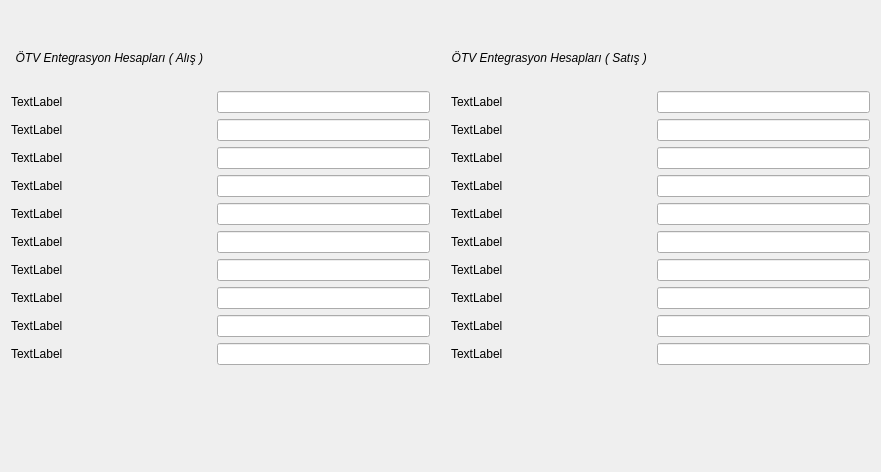
     <widget class="QWidget" name="tab_otv_ent_hesaplari">
      <attribute name="title">
       <string>ÖTV Entegrasyon Hesapları</string>
      </attribute>
      <layout class="QGridLayout" name="gridLayout_23">
       <item row="1" column="0">
        <layout class="QGridLayout" name="gridLayout_14" columnstretch="1,10,15,1,1,10,15">
         <item row="0" column="0" colspan="2">
          <widget class="QLabel" name="label_30">
           <property name="sizePolicy">
            <sizepolicy hsizetype="Expanding" vsizetype="Fixed">
             <horstretch>0</horstretch>
             <verstretch>0</verstretch>
            </sizepolicy>
           </property>
           <property name="font">
            <font>
             <italic>true</italic>
            </font>
           </property>
           <property name="text">
            <string>ÖTV Entegrasyon Hesapları ( Alış ) </string>
           </property>
           <property name="alignment">
            <set>Qt::AlignCenter</set>
           </property>
          </widget>
         </item>
         <item row="0" column="4" colspan="2">
          <widget class="QLabel" name="label_31">
           <property name="sizePolicy">
            <sizepolicy hsizetype="Expanding" vsizetype="Fixed">
             <horstretch>0</horstretch>
             <verstretch>0</verstretch>
            </sizepolicy>
           </property>
           <property name="font">
            <font>
             <italic>true</italic>
            </font>
           </property>
           <property name="text">
            <string>ÖTV Entegrasyon Hesapları ( Satış ) </string>
           </property>
           <property name="alignment">
            <set>Qt::AlignCenter</set>
           </property>
          </widget>
         </item>
         <item row="2" column="0">
          <widget class="QLabel" name="label_alis_otv_orani_0">
           <property name="sizePolicy">
            <sizepolicy hsizetype="Fixed" vsizetype="Fixed">
             <horstretch>0</horstretch>
             <verstretch>0</verstretch>
            </sizepolicy>
           </property>
           <property name="text">
            <string>TextLabel</string>
           </property>
          </widget>
         </item>
         <item row="2" column="1">
          <widget class="QSearchEdit" name="searchEdit_alis_otv_orani_0">
           <property name="whatsThis">
            <string>Arama widget. </string>
           </property>
           <property name="QSearchEdit" stdset="0">
            <rect>
             <x>0</x>
             <y>0</y>
             <width>100</width>
             <height>100</height>
            </rect>
           </property>
          </widget>
         </item>
         <item row="2" column="2">
          <widget class="QLineEdit" name="lineEdit_alis_otv_orani_0">
           <property name="focusPolicy">
            <enum>Qt::NoFocus</enum>
           </property>
           <property name="readOnly">
            <bool>true</bool>
           </property>
          </widget>
         </item>
         <item row="2" column="4">
          <widget class="QLabel" name="label_satis_otv_orani_0">
           <property name="sizePolicy">
            <sizepolicy hsizetype="Fixed" vsizetype="Fixed">
             <horstretch>0</horstretch>
             <verstretch>0</verstretch>
            </sizepolicy>
           </property>
           <property name="text">
            <string>TextLabel</string>
           </property>
          </widget>
         </item>
         <item row="2" column="5">
          <widget class="QSearchEdit" name="searchEdit_satis_otv_orani_0">
           <property name="whatsThis">
            <string>Arama widget. </string>
           </property>
           <property name="QSearchEdit" stdset="0">
            <rect>
             <x>0</x>
             <y>0</y>
             <width>100</width>
             <height>100</height>
            </rect>
           </property>
          </widget>
         </item>
         <item row="2" column="6">
          <widget class="QLineEdit" name="lineEdit_satis_otv_orani_0">
           <property name="focusPolicy">
            <enum>Qt::NoFocus</enum>
           </property>
           <property name="readOnly">
            <bool>true</bool>
           </property>
          </widget>
         </item>
         <item row="3" column="0">
          <widget class="QLabel" name="label_alis_otv_orani_1">
           <property name="sizePolicy">
            <sizepolicy hsizetype="Fixed" vsizetype="Fixed">
             <horstretch>0</horstretch>
             <verstretch>0</verstretch>
            </sizepolicy>
           </property>
           <property name="text">
            <string>TextLabel</string>
           </property>
          </widget>
         </item>
         <item row="3" column="1">
          <widget class="QSearchEdit" name="searchEdit_alis_otv_orani_1">
           <property name="whatsThis">
            <string>Arama widget. </string>
           </property>
           <property name="QSearchEdit" stdset="0">
            <rect>
             <x>0</x>
             <y>0</y>
             <width>100</width>
             <height>100</height>
            </rect>
           </property>
          </widget>
         </item>
         <item row="3" column="2">
          <widget class="QLineEdit" name="lineEdit_alis_otv_orani_1">
           <property name="focusPolicy">
            <enum>Qt::NoFocus</enum>
           </property>
           <property name="readOnly">
            <bool>true</bool>
           </property>
          </widget>
         </item>
         <item row="3" column="4">
          <widget class="QLabel" name="label_satis_otv_orani_1">
           <property name="sizePolicy">
            <sizepolicy hsizetype="Fixed" vsizetype="Fixed">
             <horstretch>0</horstretch>
             <verstretch>0</verstretch>
            </sizepolicy>
           </property>
           <property name="text">
            <string>TextLabel</string>
           </property>
          </widget>
         </item>
         <item row="3" column="5">
          <widget class="QSearchEdit" name="searchEdit_satis_otv_orani_1">
           <property name="whatsThis">
            <string>Arama widget. </string>
           </property>
           <property name="QSearchEdit" stdset="0">
            <rect>
             <x>0</x>
             <y>0</y>
             <width>100</width>
             <height>100</height>
            </rect>
           </property>
          </widget>
         </item>
         <item row="3" column="6">
          <widget class="QLineEdit" name="lineEdit_satis_otv_orani_1">
           <property name="focusPolicy">
            <enum>Qt::NoFocus</enum>
           </property>
           <property name="readOnly">
            <bool>true</bool>
           </property>
          </widget>
         </item>
         <item row="4" column="0">
          <widget class="QLabel" name="label_alis_otv_orani_2">
           <property name="sizePolicy">
            <sizepolicy hsizetype="Fixed" vsizetype="Fixed">
             <horstretch>0</horstretch>
             <verstretch>0</verstretch>
            </sizepolicy>
           </property>
           <property name="text">
            <string>TextLabel</string>
           </property>
          </widget>
         </item>
         <item row="4" column="1">
          <widget class="QSearchEdit" name="searchEdit_alis_otv_orani_2">
           <property name="whatsThis">
            <string>Arama widget. </string>
           </property>
           <property name="QSearchEdit" stdset="0">
            <rect>
             <x>0</x>
             <y>0</y>
             <width>100</width>
             <height>100</height>
            </rect>
           </property>
          </widget>
         </item>
         <item row="4" column="2">
          <widget class="QLineEdit" name="lineEdit_alis_otv_orani_2">
           <property name="focusPolicy">
            <enum>Qt::NoFocus</enum>
           </property>
           <property name="readOnly">
            <bool>true</bool>
           </property>
          </widget>
         </item>
         <item row="4" column="4">
          <widget class="QLabel" name="label_satis_otv_orani_2">
           <property name="sizePolicy">
            <sizepolicy hsizetype="Fixed" vsizetype="Fixed">
             <horstretch>0</horstretch>
             <verstretch>0</verstretch>
            </sizepolicy>
           </property>
           <property name="text">
            <string>TextLabel</string>
           </property>
          </widget>
         </item>
         <item row="4" column="5">
          <widget class="QSearchEdit" name="searchEdit_satis_otv_orani_2">
           <property name="whatsThis">
            <string>Arama widget. </string>
           </property>
           <property name="QSearchEdit" stdset="0">
            <rect>
             <x>0</x>
             <y>0</y>
             <width>100</width>
             <height>100</height>
            </rect>
           </property>
          </widget>
         </item>
         <item row="4" column="6">
          <widget class="QLineEdit" name="lineEdit_satis_otv_orani_2">
           <property name="focusPolicy">
            <enum>Qt::NoFocus</enum>
           </property>
           <property name="readOnly">
            <bool>true</bool>
           </property>
          </widget>
         </item>
         <item row="5" column="0">
          <widget class="QLabel" name="label_alis_otv_orani_3">
           <property name="sizePolicy">
            <sizepolicy hsizetype="Fixed" vsizetype="Fixed">
             <horstretch>0</horstretch>
             <verstretch>0</verstretch>
            </sizepolicy>
           </property>
           <property name="text">
            <string>TextLabel</string>
           </property>
          </widget>
         </item>
         <item row="5" column="1">
          <widget class="QSearchEdit" name="searchEdit_alis_otv_orani_3">
           <property name="whatsThis">
            <string>Arama widget. </string>
           </property>
           <property name="QSearchEdit" stdset="0">
            <rect>
             <x>0</x>
             <y>0</y>
             <width>100</width>
             <height>100</height>
            </rect>
           </property>
          </widget>
         </item>
         <item row="5" column="2">
          <widget class="QLineEdit" name="lineEdit_alis_otv_orani_3">
           <property name="focusPolicy">
            <enum>Qt::NoFocus</enum>
           </property>
           <property name="readOnly">
            <bool>true</bool>
           </property>
          </widget>
         </item>
         <item row="5" column="4">
          <widget class="QLabel" name="label_satis_otv_orani_3">
           <property name="sizePolicy">
            <sizepolicy hsizetype="Fixed" vsizetype="Fixed">
             <horstretch>0</horstretch>
             <verstretch>0</verstretch>
            </sizepolicy>
           </property>
           <property name="text">
            <string>TextLabel</string>
           </property>
          </widget>
         </item>
         <item row="5" column="5">
          <widget class="QSearchEdit" name="searchEdit_satis_otv_orani_3">
           <property name="whatsThis">
            <string>Arama widget. </string>
           </property>
           <property name="QSearchEdit" stdset="0">
            <rect>
             <x>0</x>
             <y>0</y>
             <width>100</width>
             <height>100</height>
            </rect>
           </property>
          </widget>
         </item>
         <item row="5" column="6">
          <widget class="QLineEdit" name="lineEdit_satis_otv_orani_3">
           <property name="focusPolicy">
            <enum>Qt::NoFocus</enum>
           </property>
           <property name="readOnly">
            <bool>true</bool>
           </property>
          </widget>
         </item>
         <item row="6" column="0">
          <widget class="QLabel" name="label_alis_otv_orani_4">
           <property name="sizePolicy">
            <sizepolicy hsizetype="Fixed" vsizetype="Fixed">
             <horstretch>0</horstretch>
             <verstretch>0</verstretch>
            </sizepolicy>
           </property>
           <property name="text">
            <string>TextLabel</string>
           </property>
          </widget>
         </item>
         <item row="6" column="1">
          <widget class="QSearchEdit" name="searchEdit_alis_otv_orani_4">
           <property name="whatsThis">
            <string>Arama widget. </string>
           </property>
           <property name="QSearchEdit" stdset="0">
            <rect>
             <x>0</x>
             <y>0</y>
             <width>100</width>
             <height>100</height>
            </rect>
           </property>
          </widget>
         </item>
         <item row="6" column="2">
          <widget class="QLineEdit" name="lineEdit_alis_otv_orani_4">
           <property name="focusPolicy">
            <enum>Qt::NoFocus</enum>
           </property>
           <property name="readOnly">
            <bool>true</bool>
           </property>
          </widget>
         </item>
         <item row="6" column="4">
          <widget class="QLabel" name="label_satis_otv_orani_4">
           <property name="sizePolicy">
            <sizepolicy hsizetype="Fixed" vsizetype="Fixed">
             <horstretch>0</horstretch>
             <verstretch>0</verstretch>
            </sizepolicy>
           </property>
           <property name="text">
            <string>TextLabel</string>
           </property>
          </widget>
         </item>
         <item row="6" column="5">
          <widget class="QSearchEdit" name="searchEdit_satis_otv_orani_4">
           <property name="whatsThis">
            <string>Arama widget. </string>
           </property>
           <property name="QSearchEdit" stdset="0">
            <rect>
             <x>0</x>
             <y>0</y>
             <width>100</width>
             <height>100</height>
            </rect>
           </property>
          </widget>
         </item>
         <item row="6" column="6">
          <widget class="QLineEdit" name="lineEdit_satis_otv_orani_4">
           <property name="focusPolicy">
            <enum>Qt::NoFocus</enum>
           </property>
           <property name="readOnly">
            <bool>true</bool>
           </property>
          </widget>
         </item>
         <item row="7" column="0">
          <widget class="QLabel" name="label_alis_otv_orani_5">
           <property name="sizePolicy">
            <sizepolicy hsizetype="Fixed" vsizetype="Fixed">
             <horstretch>0</horstretch>
             <verstretch>0</verstretch>
            </sizepolicy>
           </property>
           <property name="text">
            <string>TextLabel</string>
           </property>
          </widget>
         </item>
         <item row="7" column="1">
          <widget class="QSearchEdit" name="searchEdit_alis_otv_orani_5">
           <property name="whatsThis">
            <string>Arama widget. </string>
           </property>
           <property name="QSearchEdit" stdset="0">
            <rect>
             <x>0</x>
             <y>0</y>
             <width>100</width>
             <height>100</height>
            </rect>
           </property>
          </widget>
         </item>
         <item row="7" column="2">
          <widget class="QLineEdit" name="lineEdit_alis_otv_orani_5">
           <property name="focusPolicy">
            <enum>Qt::NoFocus</enum>
           </property>
           <property name="readOnly">
            <bool>true</bool>
           </property>
          </widget>
         </item>
         <item row="7" column="4">
          <widget class="QLabel" name="label_satis_otv_orani_5">
           <property name="sizePolicy">
            <sizepolicy hsizetype="Fixed" vsizetype="Fixed">
             <horstretch>0</horstretch>
             <verstretch>0</verstretch>
            </sizepolicy>
           </property>
           <property name="text">
            <string>TextLabel</string>
           </property>
          </widget>
         </item>
         <item row="7" column="5">
          <widget class="QSearchEdit" name="searchEdit_satis_otv_orani_5">
           <property name="whatsThis">
            <string>Arama widget. </string>
           </property>
           <property name="QSearchEdit" stdset="0">
            <rect>
             <x>0</x>
             <y>0</y>
             <width>100</width>
             <height>100</height>
            </rect>
           </property>
          </widget>
         </item>
         <item row="7" column="6">
          <widget class="QLineEdit" name="lineEdit_satis_otv_orani_5">
           <property name="focusPolicy">
            <enum>Qt::NoFocus</enum>
           </property>
           <property name="readOnly">
            <bool>true</bool>
           </property>
          </widget>
         </item>
         <item row="8" column="0">
          <widget class="QLabel" name="label_alis_otv_orani_6">
           <property name="sizePolicy">
            <sizepolicy hsizetype="Fixed" vsizetype="Fixed">
             <horstretch>0</horstretch>
             <verstretch>0</verstretch>
            </sizepolicy>
           </property>
           <property name="text">
            <string>TextLabel</string>
           </property>
          </widget>
         </item>
         <item row="8" column="1">
          <widget class="QSearchEdit" name="searchEdit_alis_otv_orani_6">
           <property name="whatsThis">
            <string>Arama widget. </string>
           </property>
           <property name="QSearchEdit" stdset="0">
            <rect>
             <x>0</x>
             <y>0</y>
             <width>100</width>
             <height>100</height>
            </rect>
           </property>
          </widget>
         </item>
         <item row="8" column="2">
          <widget class="QLineEdit" name="lineEdit_alis_otv_orani_6">
           <property name="focusPolicy">
            <enum>Qt::NoFocus</enum>
           </property>
           <property name="readOnly">
            <bool>true</bool>
           </property>
          </widget>
         </item>
         <item row="8" column="4">
          <widget class="QLabel" name="label_satis_otv_orani_6">
           <property name="sizePolicy">
            <sizepolicy hsizetype="Fixed" vsizetype="Fixed">
             <horstretch>0</horstretch>
             <verstretch>0</verstretch>
            </sizepolicy>
           </property>
           <property name="text">
            <string>TextLabel</string>
           </property>
          </widget>
         </item>
         <item row="8" column="5">
          <widget class="QSearchEdit" name="searchEdit_satis_otv_orani_6">
           <property name="whatsThis">
            <string>Arama widget. </string>
           </property>
           <property name="QSearchEdit" stdset="0">
            <rect>
             <x>0</x>
             <y>0</y>
             <width>100</width>
             <height>100</height>
            </rect>
           </property>
          </widget>
         </item>
         <item row="8" column="6">
          <widget class="QLineEdit" name="lineEdit_satis_otv_orani_6">
           <property name="focusPolicy">
            <enum>Qt::NoFocus</enum>
           </property>
           <property name="readOnly">
            <bool>true</bool>
           </property>
          </widget>
         </item>
         <item row="9" column="0">
          <widget class="QLabel" name="label_alis_otv_orani_7">
           <property name="sizePolicy">
            <sizepolicy hsizetype="Fixed" vsizetype="Fixed">
             <horstretch>0</horstretch>
             <verstretch>0</verstretch>
            </sizepolicy>
           </property>
           <property name="text">
            <string>TextLabel</string>
           </property>
          </widget>
         </item>
         <item row="9" column="1">
          <widget class="QSearchEdit" name="searchEdit_alis_otv_orani_7">
           <property name="whatsThis">
            <string>Arama widget. </string>
           </property>
           <property name="QSearchEdit" stdset="0">
            <rect>
             <x>0</x>
             <y>0</y>
             <width>100</width>
             <height>100</height>
            </rect>
           </property>
          </widget>
         </item>
         <item row="9" column="2">
          <widget class="QLineEdit" name="lineEdit_alis_otv_orani_7">
           <property name="focusPolicy">
            <enum>Qt::NoFocus</enum>
           </property>
           <property name="readOnly">
            <bool>true</bool>
           </property>
          </widget>
         </item>
         <item row="9" column="4">
          <widget class="QLabel" name="label_satis_otv_orani_7">
           <property name="sizePolicy">
            <sizepolicy hsizetype="Fixed" vsizetype="Fixed">
             <horstretch>0</horstretch>
             <verstretch>0</verstretch>
            </sizepolicy>
           </property>
           <property name="text">
            <string>TextLabel</string>
           </property>
          </widget>
         </item>
         <item row="9" column="5">
          <widget class="QSearchEdit" name="searchEdit_satis_otv_orani_7">
           <property name="whatsThis">
            <string>Arama widget. </string>
           </property>
           <property name="QSearchEdit" stdset="0">
            <rect>
             <x>0</x>
             <y>0</y>
             <width>100</width>
             <height>100</height>
            </rect>
           </property>
          </widget>
         </item>
         <item row="9" column="6">
          <widget class="QLineEdit" name="lineEdit_satis_otv_orani_7">
           <property name="focusPolicy">
            <enum>Qt::NoFocus</enum>
           </property>
           <property name="readOnly">
            <bool>true</bool>
           </property>
          </widget>
         </item>
         <item row="10" column="0">
          <widget class="QLabel" name="label_alis_otv_orani_8">
           <property name="sizePolicy">
            <sizepolicy hsizetype="Fixed" vsizetype="Fixed">
             <horstretch>0</horstretch>
             <verstretch>0</verstretch>
            </sizepolicy>
           </property>
           <property name="text">
            <string>TextLabel</string>
           </property>
          </widget>
         </item>
         <item row="10" column="1">
          <widget class="QSearchEdit" name="searchEdit_alis_otv_orani_8">
           <property name="whatsThis">
            <string>Arama widget. </string>
           </property>
           <property name="QSearchEdit" stdset="0">
            <rect>
             <x>0</x>
             <y>0</y>
             <width>100</width>
             <height>100</height>
            </rect>
           </property>
          </widget>
         </item>
         <item row="10" column="2">
          <widget class="QLineEdit" name="lineEdit_alis_otv_orani_8">
           <property name="focusPolicy">
            <enum>Qt::NoFocus</enum>
           </property>
           <property name="readOnly">
            <bool>true</bool>
           </property>
          </widget>
         </item>
         <item row="10" column="4">
          <widget class="QLabel" name="label_satis_otv_orani_8">
           <property name="sizePolicy">
            <sizepolicy hsizetype="Fixed" vsizetype="Fixed">
             <horstretch>0</horstretch>
             <verstretch>0</verstretch>
            </sizepolicy>
           </property>
           <property name="text">
            <string>TextLabel</string>
           </property>
          </widget>
         </item>
         <item row="10" column="5">
          <widget class="QSearchEdit" name="searchEdit_satis_otv_orani_8">
           <property name="whatsThis">
            <string>Arama widget. </string>
           </property>
           <property name="QSearchEdit" stdset="0">
            <rect>
             <x>0</x>
             <y>0</y>
             <width>100</width>
             <height>100</height>
            </rect>
           </property>
          </widget>
         </item>
         <item row="10" column="6">
          <widget class="QLineEdit" name="lineEdit_satis_otv_orani_8">
           <property name="focusPolicy">
            <enum>Qt::NoFocus</enum>
           </property>
           <property name="readOnly">
            <bool>true</bool>
           </property>
          </widget>
         </item>
         <item row="11" column="0">
          <widget class="QLabel" name="label_alis_otv_orani_9">
           <property name="sizePolicy">
            <sizepolicy hsizetype="Fixed" vsizetype="Fixed">
             <horstretch>0</horstretch>
             <verstretch>0</verstretch>
            </sizepolicy>
           </property>
           <property name="text">
            <string>TextLabel</string>
           </property>
          </widget>
         </item>
         <item row="11" column="1">
          <widget class="QSearchEdit" name="searchEdit_alis_otv_orani_9">
           <property name="whatsThis">
            <string>Arama widget. </string>
           </property>
           <property name="QSearchEdit" stdset="0">
            <rect>
             <x>0</x>
             <y>0</y>
             <width>100</width>
             <height>100</height>
            </rect>
           </property>
          </widget>
         </item>
         <item row="11" column="2">
          <widget class="QLineEdit" name="lineEdit_alis_otv_orani_9">
           <property name="focusPolicy">
            <enum>Qt::NoFocus</enum>
           </property>
           <property name="readOnly">
            <bool>true</bool>
           </property>
          </widget>
         </item>
         <item row="11" column="4">
          <widget class="QLabel" name="label_satis_otv_orani_9">
           <property name="sizePolicy">
            <sizepolicy hsizetype="Fixed" vsizetype="Fixed">
             <horstretch>0</horstretch>
             <verstretch>0</verstretch>
            </sizepolicy>
           </property>
           <property name="text">
            <string>TextLabel</string>
           </property>
          </widget>
         </item>
         <item row="11" column="5">
          <widget class="QSearchEdit" name="searchEdit_satis_otv_orani_9">
           <property name="whatsThis">
            <string>Arama widget. </string>
           </property>
           <property name="QSearchEdit" stdset="0">
            <rect>
             <x>0</x>
             <y>0</y>
             <width>100</width>
             <height>100</height>
            </rect>
           </property>
          </widget>
         </item>
         <item row="11" column="6">
          <widget class="QLineEdit" name="lineEdit_satis_otv_orani_9">
           <property name="focusPolicy">
            <enum>Qt::NoFocus</enum>
           </property>
           <property name="readOnly">
            <bool>true</bool>
           </property>
          </widget>
         </item>
         <item row="1" column="0">
          <spacer name="horizontalSpacer_26">
           <property name="orientation">
            <enum>Qt::Horizontal</enum>
           </property>
           <property name="sizeHint" stdset="0">
            <size>
             <width>40</width>
             <height>20</height>
            </size>
           </property>
          </spacer>
         </item>
         <item row="2" column="3">
          <spacer name="horizontalSpacer_27">
           <property name="orientation">
            <enum>Qt::Horizontal</enum>
           </property>
           <property name="sizeHint" stdset="0">
            <size>
             <width>40</width>
             <height>20</height>
            </size>
           </property>
          </spacer>
         </item>
        </layout>
       </item>
       <item row="2" column="0">
        <spacer name="verticalSpacer_20">
         <property name="orientation">
          <enum>Qt::Vertical</enum>
         </property>
         <property name="sizeHint" stdset="0">
          <size>
           <width>859</width>
           <height>96</height>
          </size>
         </property>
        </spacer>
       </item>
       <item row="0" column="0">
        <spacer name="verticalSpacer_21">
         <property name="orientation">
          <enum>Qt::Vertical</enum>
         </property>
         <property name="sizeHint" stdset="0">
          <size>
           <width>20</width>
           <height>40</height>
          </size>
         </property>
        </spacer>
       </item>
      </layout>
     </widget>
